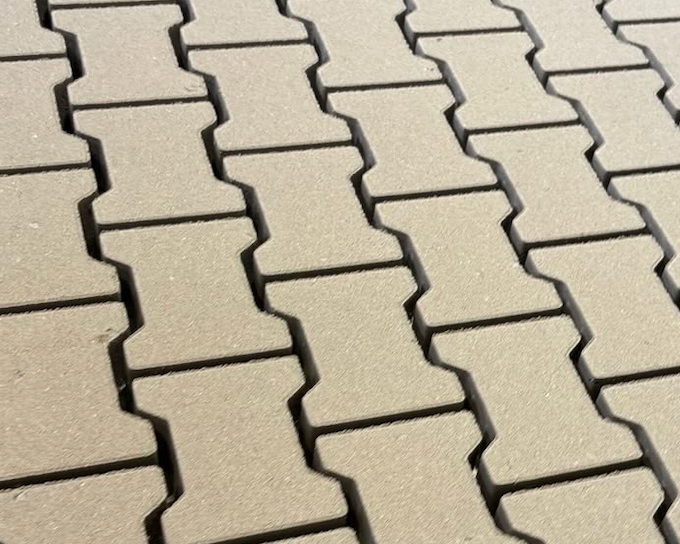
#> input picture kostka.png, 680 x 544 px
$ python task3.py
#> lines starting #> are read from the running program, lines starting #| are printed output that depends on the picture; after the words box and inside, x2 and y2 are one past the last pixel; in counts of white or black regions, pixels touching at a corner belong together
"""
3. Eksperymentuj z rozdzielczością obrazu
a. Zmieniaj rozmiar obrazu wejściowego przed detekcją konturów. Sprawdź,
jak zmiana rozdzielczości wpływa na liczbę i jakość wykrytych konturów.
b. Czy zmniejszenie obrazu może poprawić detekcję?
==========
Zmniejszenie obrazu może poprawić detekcję, ponieważ zmniejsza liczbę pikseli,
co może prowadzić do uproszczenia konturów. Z drugiej strony może ją również pogorszyć,
bo prowadzi do utraty szczegółów. Wydaje sie, że rozsądnym podejściem jest zmniejszenie obrazu
w nieagresywny sposób.
"""

import cv2
import matplotlib.pyplot as plt

print("Loading images...")
image = cv2.imread("kostka.png")
#> image is the input picture: shape (544, 680, 3); mean B, G, R 151.5, 172.6, 182.9

if image is None:
    print("Error: Image not found.")
    exit(0)

resolutions = [1.0, 0.5, 0.25]
mode = cv2.RETR_EXTERNAL

plt.figure(figsize=(12, 8))
for i, scale in enumerate(resolutions, start=1):
    resized_image = cv2.resize(
        image, (int(image.shape[1] * scale), int(image.shape[0] * scale))
    )
    gray_image = cv2.cvtColor(resized_image, cv2.COLOR_BGR2GRAY)
    _, binary_image = cv2.threshold(gray_image, 140, 255, cv2.THRESH_BINARY)
    contours, _ = cv2.findContours(binary_image, mode, cv2.CHAIN_APPROX_SIMPLE)
    image_with_contours = resized_image.copy()
    cv2.drawContours(image_with_contours, contours, -1, (255, 0, 0), 2)
    plt.subplot(1, len(resolutions), i)
    plt.imshow(cv2.cvtColor(image_with_contours, cv2.COLOR_BGR2RGB))
    plt.title(f"Scale: {int(scale * 100)}%")
    plt.axis("off")
#> this loop made 3 passes
#> pass 1, `_, binary_image = cv2.threshold(gray_image, 140, 255, cv2.THRESH_BINARY)`:
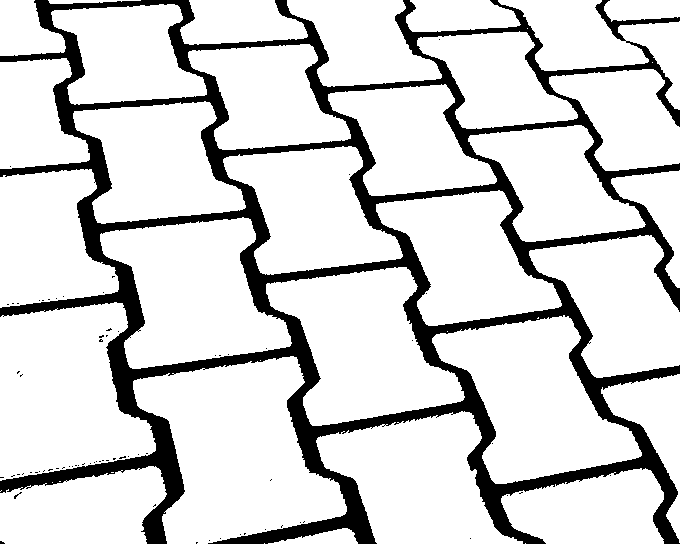
#> binary_image: shape (544, 680); 84% white; 72 black regions (71 under 20 px), largest, box (x1, y1, x2, y2) and area: (0, 0, 680, 544) 58965
#> pass 2, `gray_image = cv2.cvtColor(resized_image, cv2.COLOR_BGR2GRAY)`:
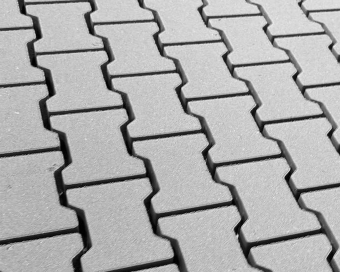
#> gray_image: shape (272, 340); min 0, max 240, mean 173.4
#> after the loop:
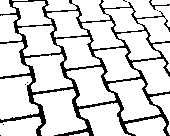
#> binary_image: shape (136, 170); 83.9% white; 8 black regions (6 under 20 px), largest, box (x1, y1, x2, y2) and area: (0, 0, 170, 136) 3672, (149, 0, 170, 10) 40
#> after the loop:
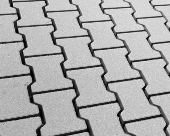
#> gray_image: shape (136, 170); min 1, max 234, mean 173.5
#> after the loop:
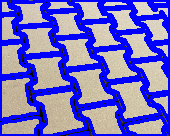
#> image_with_contours: shape (136, 170, 3); mean B, G, R 202.2, 107.9, 114.5
#> after the loop:
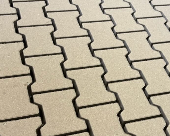
#> resized_image: shape (136, 170, 3); mean B, G, R 151.6, 172.8, 183.1

plt.tight_layout()
plt.show()
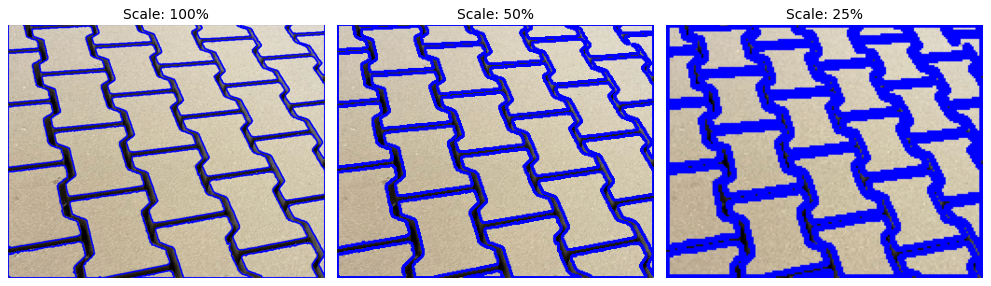
#> figure drawn by matplotlib, 3 panels
